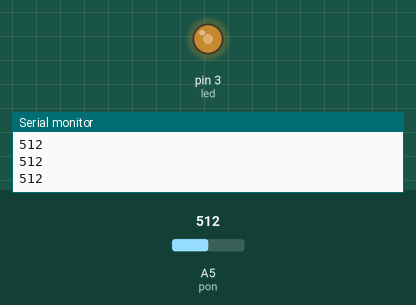
Recording of a sketch running on a simulated Arduino Uno, built with avr-gcc and run on an emulated ATmega328P. Shown: output pins drawn as LEDs (lit = HIGH), the last lines printed to the serial monitor. The test bench sets the inputs (shaded band); at power-on: A5 (pon) = 512.

Above: at 1.2 s.
1.3 s: A5 (pon) set to 716
At 2.3 s:
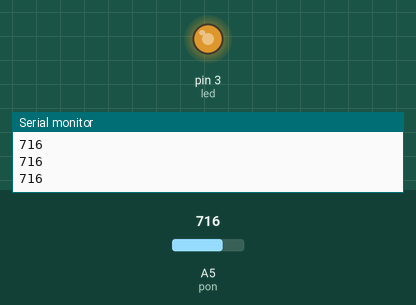
2.8 s: A5 (pon) set to 900
At 3.8 s:
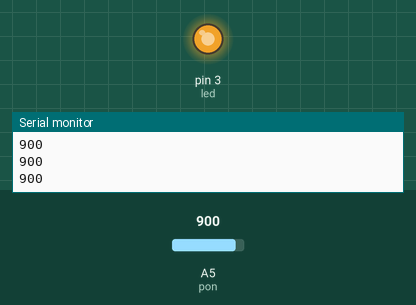
4.3 s: A5 (pon) set to 122
At 5.3 s:
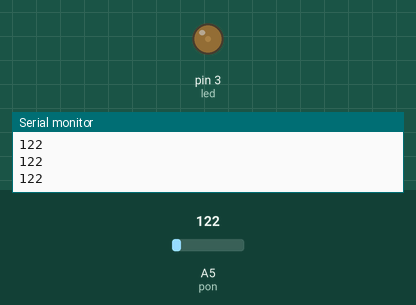
5.8 s: A5 (pon) set to 0
At 6.9 s:
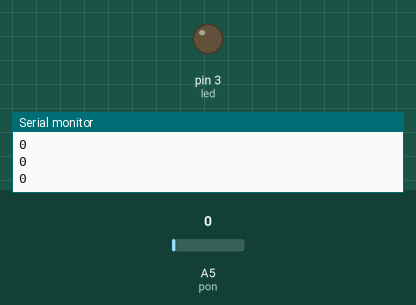
7.3 s: A5 (pon) set to 511
At 8.3 s:
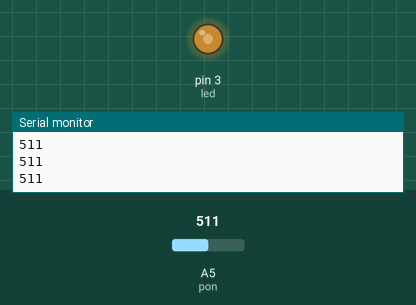
Timing chart, 0 to 9.8 s (numbered marks = the images above; inputs shaded):
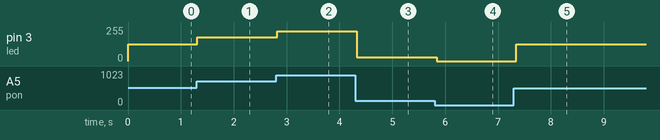

Measured:
- after the input at 1.3 s, pin 3 (led): 127/255 → 178/255 at once
- after the input at 2.8 s, pin 3 (led): 178/255 → 224/255 at once
- after the input at 4.3 s, pin 3 (led): 224/255 → 30/255 at once
- after the input at 5.8 s, pin 3 (led): 30/255 → 0/255 at once
- after the input at 7.3 s, pin 3 (led): 0/255 → 127/255 after 0.05 s

The sketch:

14_04_26_variandoledcomumpotenciometro.ino
```cpp
#define pon A5
#define led 3

void setup(){
 pinMode(led, OUTPUT);
 pinMode(pon, INPUT);
 Serial.begin(9600);
}

void loop(){
  int leitura = analogRead(pon);

  int val = map(leitura, 0, 1023, 0, 255);

  analogWrite(led, val);

  Serial.println(leitura);
  delay(50);

}
```
